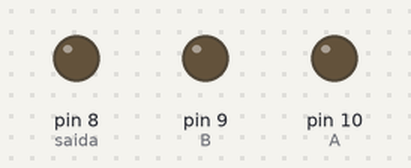
Recording of a sketch running on a simulated Arduino Uno, built with avr-gcc and run on an emulated ATmega328P. Shown: output pins drawn as LEDs (lit = HIGH).

Above: at 0.1 s.
At 2.1 s:
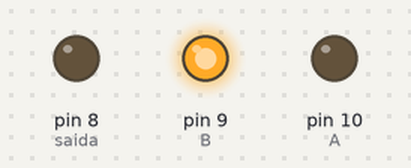
At 12.1 s:
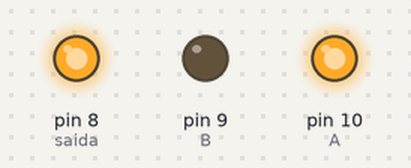
At 18.1 s:
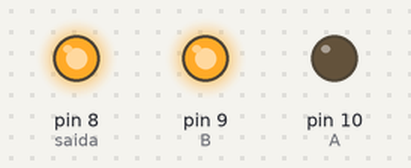
At 28.1 s:
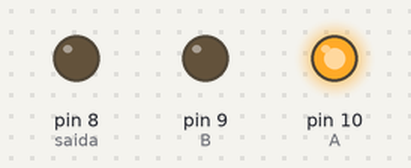
At 38.1 s:
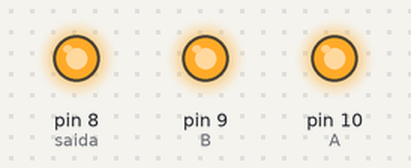
Timing chart, 0 to 39.6 s (numbered marks = the images above):
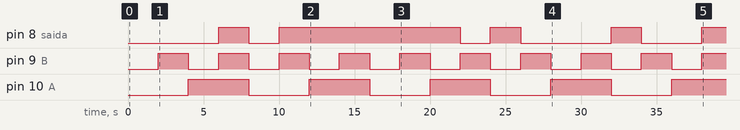

The sketch:

portas_logicas.ino
```cpp
#define A 10 // Definindo a porta para a entrada lógica A
#define B 9 // Definindo a porta para a entrada lógica B
#define saida 8 // Definindo a porta para a saida lógica (resultado)

int arrayA[] = {0, 0, 1, 1};
int arrayB[] = {0, 1, 0, 1};

void funcaoAnd() {
  int arrayResultado[4];
  for(int i = 0; i < 4; i++){
    if(arrayA[i] == 1 && arrayB[i] == 1) {
    	arrayResultado[i] = 1;
    } else {
    	arrayResultado[i] = 0;
    }

    digitalWrite(A, arrayA[i]);
    digitalWrite(B, arrayB[i]);
    digitalWrite(saida, arrayResultado[i]);

    delay(2000);
  }
}

void funcaoOr() {
  int arrayResultado[4];
  for(int i = 0; i < 4; i++){
    if(arrayA[i] == 1 || arrayB[i] == 1) {
    	arrayResultado[i] = 1;
    } else {
    	arrayResultado[i] = 0;
    }

    digitalWrite(A, arrayA[i]);
    digitalWrite(B, arrayB[i]);
    digitalWrite(saida, arrayResultado[i]);

    delay(2000);
  }
}

void funcaoNand() {
  int arrayResultado[4];
  for(int i = 0; i < 4; i++){
    if(arrayA[i] != 1 || arrayB[i] != 1) {
    	arrayResultado[i] = 1;
    } else {
    	arrayResultado[i] = 0;
    }

    digitalWrite(A, arrayA[i]);
    digitalWrite(B, arrayB[i]);
    digitalWrite(saida, arrayResultado[i]);

    delay(2000);
  }
}

void funcaoNor() {
  int arrayResultado[4];
  for(int i = 0; i < 4; i++){
    if(arrayA[i] != 1 && arrayB[i] != 1) {
    	arrayResultado[i] = 1;
    } else {
    	arrayResultado[i] = 0;
    }

    digitalWrite(A, arrayA[i]);
    digitalWrite(B, arrayB[i]);
    digitalWrite(saida, arrayResultado[i]);

    delay(2000);
  }
}

void funcaoXor() {
  int arrayResultado[4];
  for(int i = 0; i < 4; i++){
    if(arrayA[i] == arrayB[i]) {
    	arrayResultado[i] = 1;
    } else {
    	arrayResultado[i] = 0;
    }

    digitalWrite(A, arrayA[i]);
    digitalWrite(B, arrayB[i]);
    digitalWrite(saida, arrayResultado[i]);

    delay(2000);
  }
}

void funcaoXnor() {
  int arrayResultado[4];
  for(int i = 0; i < 4; i++){
    if(arrayA[i] != arrayB[i]){
    	arrayResultado[i] = 1;
    } else {
    	arrayResultado[i] = 0;
    }

    digitalWrite(A, arrayA[i]);
    digitalWrite(B, arrayB[i]);
    digitalWrite(saida, arrayResultado[i]);

    delay(2000);
  }
}


void setup() {
  pinMode(saida, OUTPUT); // Configurando um pino como a saída digital
  pinMode(A, OUTPUT); // Configurando um pino como entrada digital
  pinMode(B, OUTPUT); // Configurando um pino como entrada digital
}

void loop() { // O processo abaixo será repetido infinitamente, a cada ciclo de clock
  funcaoAnd();
  funcaoOr();
  funcaoNand();
  funcaoNor();
  funcaoXor();
  funcaoXnor();

  delay(2000);
}
```

Measured:
- by itself, pin 8 (saida): LOW → HIGH at 6.0 s, → LOW 2.0 s later, → HIGH 2.0 s later, → LOW 12.0 s later, … (9 changes in this stretch)
- by itself, pin 9 (B): alternates HIGH for 2.0 s and LOW for 2.0 s
- by itself, pin 10 (A): alternates HIGH for 4.0 s and LOW for 4.0 s
